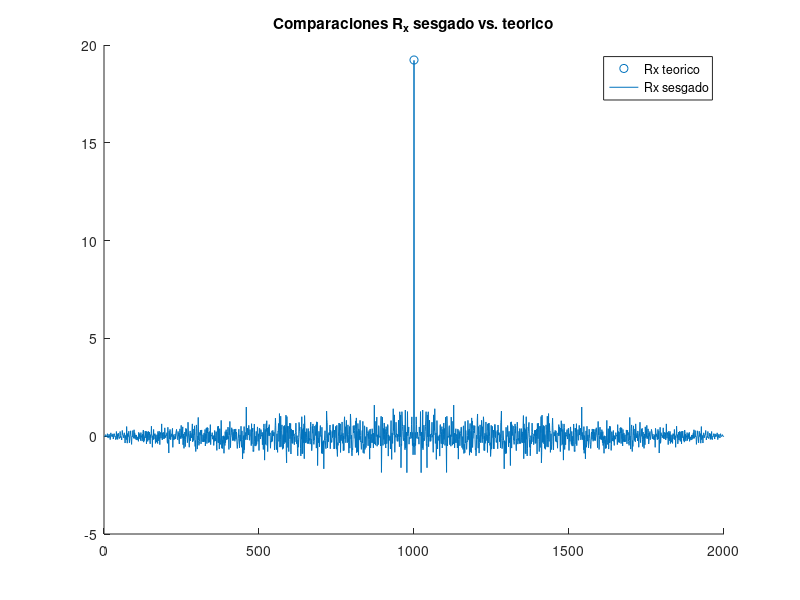
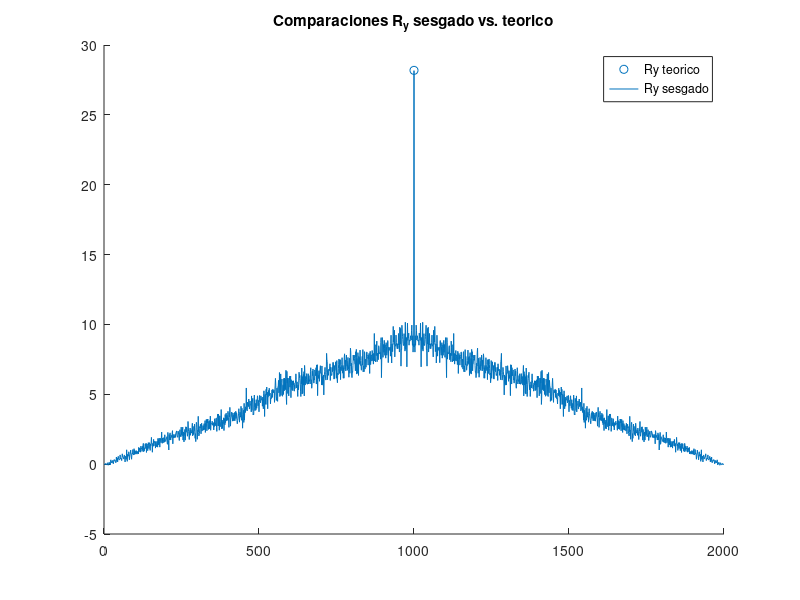
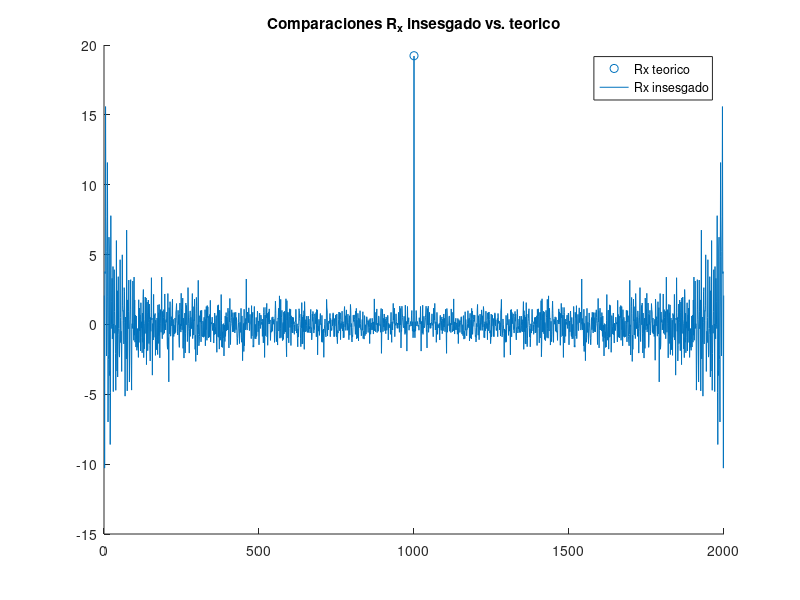
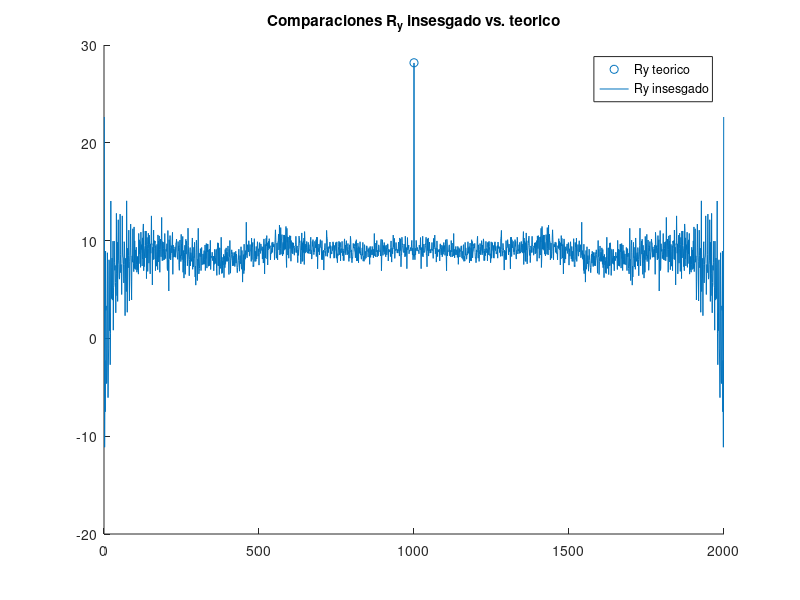

The MATLAB source for these figures, in order:
%Sean dos procesos aleatorios gaussianos blancos ESA, X(n)~N(0,20) y Y(n)~N(3,20) de
%largo N = 1000. Estime las funciones de autocorrelación RX(k) y RY(k).
%Grafique cada función comparándola con las teóricas (recuerde que R(k) = C(k) + 𝜇2),
%para los siguientes casos: 
%1. El estimador sesgado. Ayuda: xcorr(x, ‘biased’). 
N = 1000;
Z_init = randn(N, 1);

X = sqrt(20)*Z_init;
Y = sqrt(20)*Z_init + 3;
%Curvas teoricas 
R_xt = var(X) + mean(X)^2;
R_yt = var(Y) + mean(Y)^2;
%Teniendo en cuenta el estimador sesgado
R_x = xcorr(X, 'biased');
R_y = xcorr(Y, 'biased');

figure();
hold on;
scatter(N, R_xt,'DisplayName', 'Rx teorico');
plot(R_x,'DisplayName','Rx sesgado');
title('Comparaciones R_x sesgado vs. teorico');
legend();
hold off;

figure();
hold on;
scatter(N, R_yt,'DisplayName','Ry teorico');
plot(R_y, 'DisplayName', 'Ry sesgado');
title('Comparaciones R_y sesgado vs. teorico');
legend();
hold off;

%2. El estimador insesgado. Ayuda: xcorr(x, ‘unbiased’).
R_x_insesgado = xcorr(X, 'unbiased');
R_y_insesgado = xcorr(Y, 'unbiased');

figure();
hold on;
scatter(N, R_xt,'DisplayName', 'Rx teorico');
plot(R_x_insesgado,'DisplayName','Rx insesgado');
title('Comparaciones R_x insesgado vs. teorico');
legend();
hold off;

figure();
hold on;
scatter(N, R_yt,'DisplayName','Ry teorico');
plot(R_y_insesgado, 'DisplayName', 'Ry insesgado');
title('Comparaciones R_y insesgado vs. teorico');
legend();
hold off;

%3. Grafique RY(k) para el estimador insesgado multiplicado por una ventana de Bartlett vB(k) = (N – |k|) / N.
k = 1-N : N-1;
Barllet_vent = (N- abs(k'))/N;
R_y_vent = R_y_insesgado.*Barllet_vent;
figure();
hold on;
plot(R_y_insesgado,'DisplayName','Ry insesgado');
plot(R_y,'DisplayName','Ry sesgado');
plot(R_y_vent, 'DisplayName', 'Ry insesgado por ventana de barllet');
title('Comparaciones R_y insesgado vs. teorico ventana de Barllet');
legend();
hold off;



